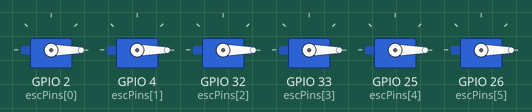
Recording of a sketch running on a simulated ESP32. On the bench: 6 × servo. WiFi joins after 1.5 s; servers stay silent unless stated; what the sketch prints to the serial monitor is not drawn.

Above: at 1.6 s.
At 9.41 s:
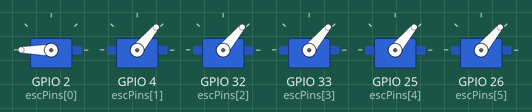
At 10.43 s:
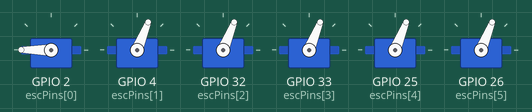
At 11.7 s:
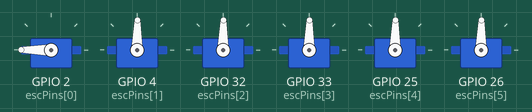
Timing chart, 0 to 18.1 s (numbered marks = the images above):
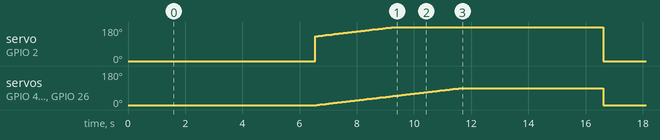

Measured:
- by itself, servo on GPIO 2 (escPins[0]): rises from 0° to 180° in 2.8 s, then falls to 0° in 7.3 s
- by itself, servo on GPIO 4 (escPins[1]), servo on GPIO 32 (escPins[2]), servo on GPIO 33 (escPins[3]), servo on GPIO 25 (escPins[4]), servo on GPIO 26 (escPins[5]): rises from 0° to 89° in 5.0 s, then falls to 0° in 5.0 s

The sketch:

07_BLDC_6Motor_Simultaneous_Ramp_OTA.ino
```cpp
#include <WiFi.h>
#include <ArduinoOTA.h>
#include <ESP32Servo.h>

/* ================= WIFI / OTA ================= */
#define WIFI_SSID     "00000000"
#define WIFI_PASSWORD "00000000"

#define OTA_HOSTNAME  "ESP32-UNIVERSAL"
#define OTA_PASSWORD  "esp32"

/* ================= BLDC / ESC ================= */
Servo esc[6];
int escPins[6] = {2, 4, 32, 33, 25, 26};

/* --- Throttle Values --- */
int m1Throttle = 1000;     // M1 start
int mOtherThrottle = 1000; // M2-M6 start

const int M1_MAX = 2000;
const int OTHER_MAX = 1500;

/* ================= TIMING ================= */
unsigned long lastStepTime = 0;
unsigned long stateStartTime = 0;

/* ================= STATE MACHINE ================= */
enum ESC_STATE {
  ARM_ALL,
  RAMP_ALL,
  RUN_ALL,
  STOP_ALL,
  DONE
};

ESC_STATE escState = ARM_ALL;

/* ================= SETUP ================= */
void setup() {
  Serial.begin(115200);

  /* ----- WiFi ----- */
  WiFi.mode(WIFI_STA);
  WiFi.begin(WIFI_SSID, WIFI_PASSWORD);
  while (WiFi.status() != WL_CONNECTED) {
    delay(300);
    Serial.print(".");
  }
  Serial.println("\nWiFi connected");

  /* ----- OTA ----- */
  ArduinoOTA.setHostname(OTA_HOSTNAME);
  ArduinoOTA.setPassword(OTA_PASSWORD);
  ArduinoOTA.begin();
  Serial.println("OTA Ready");

  /* ----- ESC INIT ----- */
  for (int i = 0; i < 6; i++) {
    esc[i].setPeriodHertz(50);
    esc[i].attach(escPins[i], 1000, 2000);
    esc[i].writeMicroseconds(1000);   // safe init
  }

  stateStartTime = millis();
}

/* ================= LOOP ================= */
void loop() {
  ArduinoOTA.handle();   // OTA must always run
  escTask();
}

/* ================= BLDC TASK ================= */
void escTask() {
  unsigned long now = millis();

  switch (escState) {

    case ARM_ALL:
      if (now - stateStartTime > 5000) {   // 5 sec arming
        m1Throttle = 1730;
        mOtherThrottle = 1000;
        escState = RAMP_ALL;
        lastStepTime = now;
        Serial.println("Simultaneous ramp started");
      }
      break;

    case RAMP_ALL:
      if (now - lastStepTime > 50) {
        lastStepTime = now;

        /* --- M1 --- */
        esc[0].writeMicroseconds(m1Throttle);
        if (m1Throttle < M1_MAX) {
          m1Throttle += 5;
        }

        /* --- M2 to M6 --- */
        for (int i = 1; i < 6; i++) {
          esc[i].writeMicroseconds(mOtherThrottle);
        }
        if (mOtherThrottle < OTHER_MAX) {
          mOtherThrottle += 5;
        }

        /* --- Finish condition --- */
        if (m1Throttle >= M1_MAX && mOtherThrottle >= OTHER_MAX) {
          escState = RUN_ALL;
          stateStartTime = now;
          Serial.println("All motors reached target speed");
        }
      }
      break;

    case RUN_ALL:
      if (now - stateStartTime > 5000) {   // run for 5 sec
        escState = STOP_ALL;
        Serial.println("Stopping motors");
      }
      break;

    case STOP_ALL:
      for (int i = 0; i < 6; i++) {
        esc[i].writeMicroseconds(1000);
      }
      escState = DONE;
      Serial.println("Motors stopped");
      break;

    case DONE:
      // OTA still active
      break;
  }
}
```
